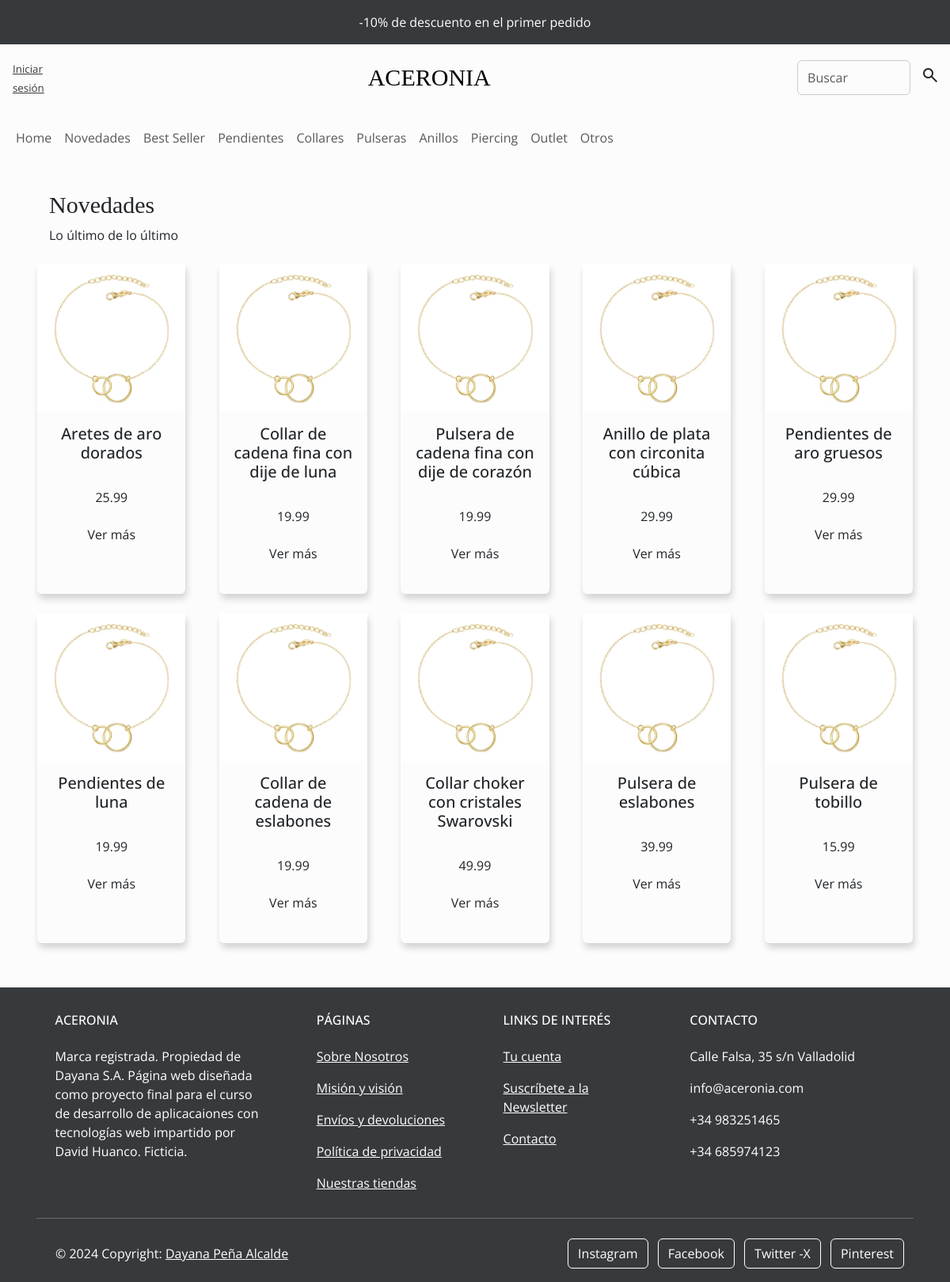
The app's page /views/novedades.php with its own data.
### tables this page shows
CREATE TABLE producto (
    id_producto INT AUTO_INCREMENT PRIMARY KEY,
    nombre VARCHAR(255) NOT NULL,
    categoria VARCHAR(255) NOT NULL CHECK (
        Categoria IN (
            'pendientes',
            'collares',
            'pulseras',
            'anillos',
            'piercing'
        )
    ),
    descripcion TEXT NOT NULL,
    precio DECIMAL(10, 2) NOT NULL,
    stock INT NOT NULL,
    fecha_creacion DATE,
    vendidos_mes INT,
    vendidos_semana INT,
    img BLOB,
    id_usuario INT,
    FOREIGN KEY (id_usuario) REFERENCES usuario (id_usuario)
);

### models/admin/dbAdmin.php (called while the page is built, shortened)
<?php
class DataBase
{
  public static function Conectar()
  {
    try {
      $conexion = new PDO("mysql:host=" . self::SERVIDOR . ";dbname=" . self::NOMBREDB . ";charset=utf8", self::USUARIODB, self::PASSDB);
      $conexion->setAttribute(PDO::ATTR_ERRMODE, PDO::ERRMODE_EXCEPTION);
      return $conexion;
    } catch (PDOException $e) {
      die("Error: " . $e->getMessage());
    }
  }
}

### models/productos.modelo.php (called while the page is built, shortened)
<?php
require_once "admin/dbAdmin.php";
class Producto
{
  private $pdo;
  public function __construct()
  {
    $this->pdo = DataBase::Conectar();
  }
  public function Novedades()
  {
    try {
      $sql = "SELECT * FROM producto ORDER BY fecha_creacion limit 10";
      $consulta = $this->pdo->prepare($sql);
      $consulta->execute();
      return $consulta->fetchAll(PDO::FETCH_OBJ);
    } catch (Exception $e) {
      die($e->getMessage());
    }
  }
}

### views/novedades.php (the view)
<?php
require_once "../templates/headersec.php";
?>
<section class="container p-2">
  <article class="m-4">
    <h1 class="playfair">Novedades</h1>
    <p>Lo último de lo último</p>
  </article>
  <article class="container-fluide d-flex flex-wrap justify-content-around gap-4">
    <?php
    $prueba = new Producto;
    foreach ($prueba->Novedades() as $producto) : ?>
      <div class="card col-2">
        <img src="../img/pulsera-circulos-oro.webp" class="d-block w-100" alt="pendientes">
        <div class="card-body">
          <h5 class="card-title text-center"><?= $producto->nombre ?></h5>
          <br>
          <p class="card-text text-center"><?= $producto->precio ?>
          </p>
          <p class="text-center">
            <a href="#" class="btn">Ver más</a>
          </p>
        </div>
      </div>
    <?php endforeach; ?>
  </article>
</section>
<?php
require_once "../templates/footersec.php"; ?>

### assets/css/style.css (style rules this page uses)
.playfair { font-family: "Playfair Display", serif; font-optical-sizing: auto; font-weight: 500; font-style: normal; font-size: 30px; }
.card { margin: 0 0.5em; box-shadow: 2px 6px 8px 0 rgba(22, 22, 26, 0.18); border: none; }
img { max-height: 100%; }

### records on screen
producto: nombre "Aretes de aro dorados", precio "25.99"
producto: nombre "Collar de cadena fina con dije de luna", precio "19.99"
producto: nombre "Pulsera de cadena fina con dije de corazón", precio "19.99"
producto: nombre "Anillo de plata con circonita cúbica", precio "29.99"
producto: nombre "Pendientes de aro gruesos", precio "29.99"
producto: nombre "Pendientes de luna", precio "19.99"
producto: nombre "Collar de cadena de eslabones", precio "19.99"
producto: nombre "Collar choker con cristales Swarovski", precio "49.99"
producto: nombre "Pulsera de eslabones", precio "39.99"
producto: nombre "Pulsera de tobillo", precio "15.99"
